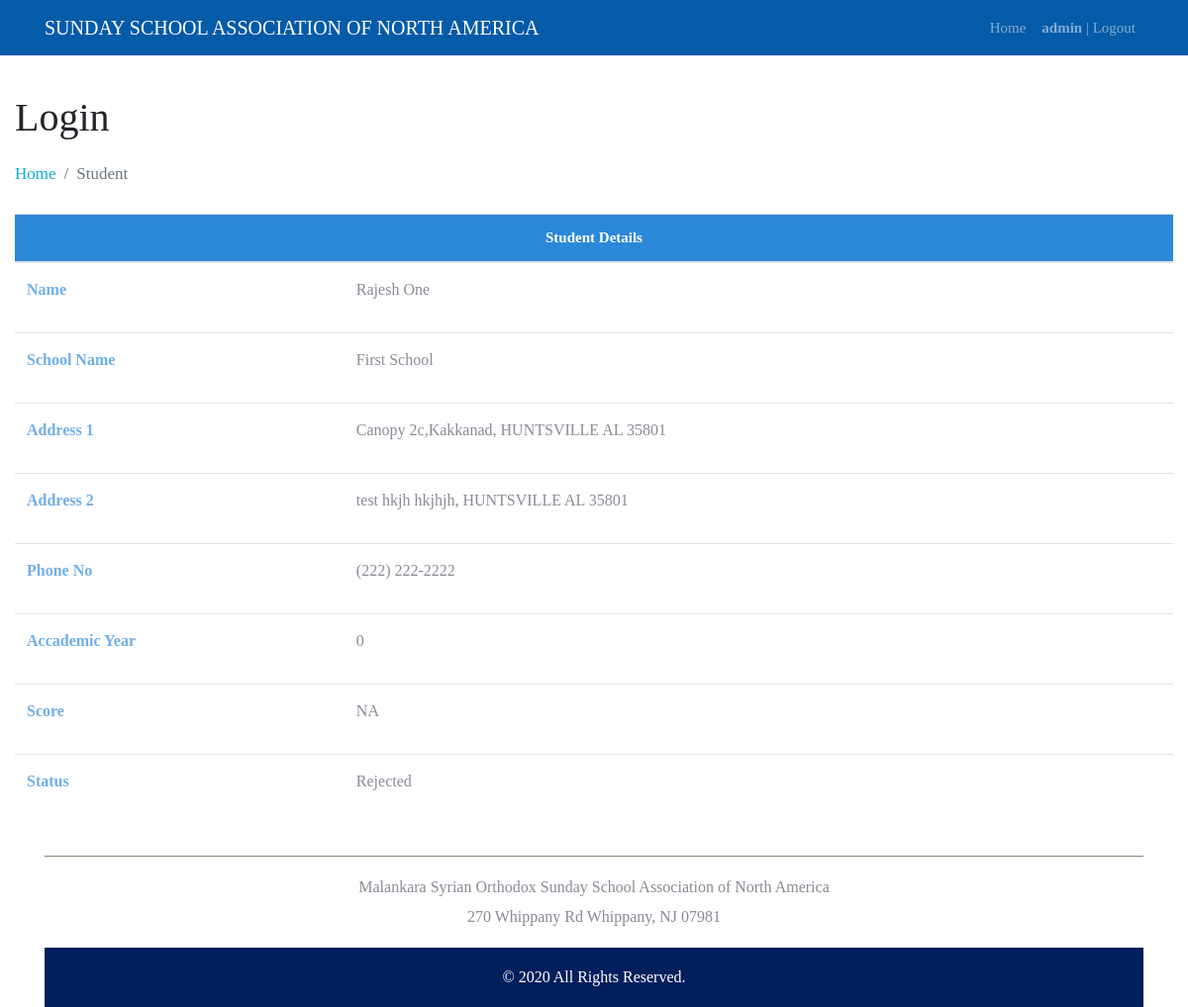
The page /1/ (signed in) on the database its author committed.
### exam/models.py (models this page shows, shortened)
class User(AbstractUser):
    is_student = models.BooleanField(default=False)
    email = models.EmailField(unique=True)

class Student(models.Model):
    user = models.OneToOneField(User, on_delete=models.CASCADE,)
    school = models.ForeignKey(School, on_delete=models.CASCADE, related_name='school')
    gender = models.CharField(max_length=10, default='')
    age = models.IntegerField( default=0)
    address = models.CharField(max_length=255, default='')
    address2 = models.CharField(max_length=255, default='')
    city = models.CharField(max_length=255, default='')
    state = models.CharField(max_length=255, default='')
    zipcode = models.IntegerField( default=0)
    phoneno = models.CharField( default='', max_length=15,)
    score = models.IntegerField(default=0)
    accademicYear = models.IntegerField( default=0)
    is_approved = models.BooleanField(default=False)
    status = models.IntegerField( default=0)

class School(models.Model):
    name = models.CharField(max_length=255)
    description = models.CharField(max_length=255)
    is_active = models.BooleanField(default=False)

### exam/views/teacher.py (the view)
# urls.py: url(r'^(?P<pk>[-\w]+)/$', StudentDetails.as_view(), name='student'),
@method_decorator([login_required], name='dispatch')
class StudentDetails(DetailView):
    context_object_name = 'students_details'
    model = Student
    template_name = 'teachers/details.html'
    def get_context_data(self, **kwargs):
        context = super().get_context_data(**kwargs)
        context['test'] = 'Test Context passing'
        return context

### templates/teachers/details.html (shortened to what this page needs)
{% extends 'baseexam.html' %}
{% block style %}
{% load static %}
<link href="{% static 'css/students.css' %}" rel="stylesheet">
{% endblock %}
{% block content %}
  <div style="min-height: 55vh;">
<br>
<div class="row">
  <h1 class="header-title mt-3">Login</h1>
  {% include 'includes/breadcrumb.html' %}
  <div class="col-12">
    <table class="table">
    <thead class="table-heading">
      <tr>
      <th colspan="2">Student Details</th>
    </tr>
    </thead>
    <tbody>
      <tr style="text-align: left;">
        <td><p class="row-rightside">Name</p></td>
        <td ><p>{{students_details.user.first_name}} {{students_details.user.last_name}}</p></td>
    <tr style="text-align: left;">
      <td><p class="row-rightside">School Name</p></td>
      <td><p>{{students_details.school.name}}</p></td>
    </tr>
    <tr style="text-align: left;">
      <td><p class="row-rightside">Address 1</p></td>
      <td><p>{{students_details.address}}, {{students_details.city}} {{students_details.state}} {{students_details.zipcode}}</p></td>
    </tr>
    <tr style="text-align: left;">
      <td><p class="row-rightside">Address 2</p></td>
      <td><p>{{students_details.address2}}, {{students_details.city}} {{students_details.state}} {{students_details.zipcode}}</p></td>
    </tr>
    <tr style="text-align: left;">
      <td><p class="row-rightside">Phone No</p></td>
      <td><p>{{students_details.phoneno}}</p></td>
    </tr>
    <tr style="text-align: left;">
      <td><p class="row-rightside">Accademic Year</p></td>
      <td><p>{{students_details.accademicYear}}</p></td>
    </tr>
    <tr style="text-align: left;">
      <td><p class="row-rightside">Score</p></td>
      <td>{% if students_details.score == 0	%}
        <p>NA</p>
        {% else %}
        <p>{{students_details.score}}</p>
        {% endif %}
      </td>
    </tr>
    <tr style="text-align: left;">
      <td><p class="row-rightside">Status</p></td>
      <td>{% if students_details.status == 0	%}
        <p>Pending</p>
      {% elif students_details.status == 1 %}
        <p>Approved</p>
      {% else %}
      <p>Rejected</p>
      {% endif %}</td></td>
    </tr>
  </tbody>
    </table>
  </div>
</div>
{% endblock %}

### templates/includes/navexam.html (shortened to what this page needs)
{% with url_name=request.resolver_match.url_name %}
<nav class="navbar navbar-expand-lg navbar-dark bg-brown static-top" style="background-color: #045ba8 !important;">
    <div class="container">
        <a class="navbar-brand" href="{% url 'home' %}">SUNDAY SCHOOL ASSOCIATION OF NORTH AMERICA </a>
        <div class="collapse navbar-collapse" id="navbarResponsive">
            <ul class="navbar-nav ml-auto">
               {% if user.is_staff %}
                <li class="nav-item {% if url_name == 'teacher' %} active {% endif %}">
                    <a class="nav-link" href="{% url 'teacher' %}">Home
                    </a>
                </li>
                {% endif %}
                {% if user.is_authenticated %}
                <li class="nav-item">
                     <a class="nav-link {% if url_name == 'studentlogout' %} active {% endif %}"
                        href="{% url 'studentlogout' %}"> <strong>{{ user.username }}</strong> | Logout</a>
                </li>
                {% endif %}
            </ul>
        </div>
    </div>
</nav>
{% endwith %}

### static/css/app-sample.css (style rules this page uses)
body { font-family:HelveticaNowText-Regular; position:relative; font-weight:400; font-size:15px }
ul { padding:0; margin:0 }
li { list-style:none }
p { font-size:16px; line-height:30px; color:#898b96; font-weight:300 }
a { color:#0bacd3 }
.col-1, .col-2, .col-3, .col-4, .col-5, .col-6, .col-7, .col-8, .col-9, .col-10, .col-11, .col-12, .col, .col-auto, .col-sm-1, .col-sm-2, .col-sm-3, .col-sm-4, .col-sm-5, .col-sm-6, .col-sm-7, .col-sm-8, .col-sm-9, .col-sm-10, .col-sm-11, .col-sm-12, .col-sm, .col-sm-auto, .col-md-1, .col-md-2, .col-md-3, .col-md-4, .col-md-5, .col-md-6, .col-md-7, .col-md-8, .col-md-9, .col-md-10, .col-md-11, .col-md-12, .col-md, .col-md-auto, .col-lg-1, .col-lg-2, .col-lg-3, .col-lg-4, .col-lg-5, .col-lg-6, .col-lg-7, .col-lg-8, .col-lg-9, .col-lg-10, .col-lg-11, .col-lg-12, .col-lg, .col-lg-auto, .col-xl-1, .col-xl-2, .col-xl-3, .col-xl-4, .col-xl-5, .col-xl-6, .col-xl-7, .col-xl-8, .col-xl-9, .col-xl-10, .col-xl-11, .col-xl-12, .col-xl, .col-xl-auto { padding-left: 0px; padding-right: 0px; }
.bg-brown { background-color: #7f5604 !important }

### static/css/students.css (style rules this page uses)
.row-rightside { font-weight: bold; color:#71afe5; }
.table-heading { background-color: #2b88d8!important; font-weight: bold; color: white; }

### rows shown on the page
User: username "admin"
Student: user.first_name "Rajesh", user.last_name "One", school.name "First School", address "Canopy 2c,Kakkanad", city "HUNTSVILLE", state "AL", zipcode "35801", address2 "test hkjh hkjhjh", phoneno "(222) 222-2222", accademicYear "0"

### other values the page prints
{{ url_name|title }} "Student"
